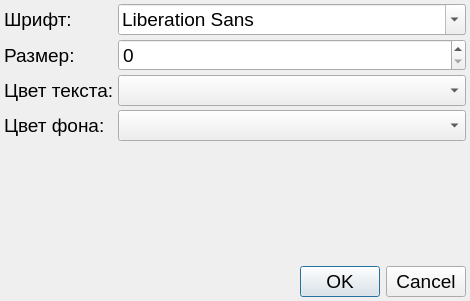
<?xml version="1.0" encoding="UTF-8"?>
<ui version="4.0">
 <class>SettingsDlg</class>
 <widget class="QDialog" name="SettingsDlg">
  <property name="geometry">
   <rect>
    <x>0</x>
    <y>0</y>
    <width>445</width>
    <height>301</height>
   </rect>
  </property>
  <property name="font">
   <font>
    <pointsize>14</pointsize>
   </font>
  </property>
  <property name="windowTitle">
   <string>Настройки</string>
  </property>
  <layout class="QGridLayout" name="gridLayout">
   <property name="leftMargin">
    <number>4</number>
   </property>
   <property name="topMargin">
    <number>4</number>
   </property>
   <property name="rightMargin">
    <number>4</number>
   </property>
   <property name="bottomMargin">
    <number>4</number>
   </property>
   <property name="spacing">
    <number>4</number>
   </property>
   <item row="6" column="2">
    <widget class="QComboBox" name="combo_color">
     <property name="enabled">
      <bool>true</bool>
     </property>
    </widget>
   </item>
   <item row="2" column="2">
    <widget class="QSpinBox" name="spin_size">
     <property name="enabled">
      <bool>true</bool>
     </property>
    </widget>
   </item>
   <item row="2" column="1">
    <widget class="QLabel" name="label_size">
     <property name="text">
      <string>Размер:</string>
     </property>
    </widget>
   </item>
   <item row="1" column="2">
    <widget class="QFontComboBox" name="combo_font">
     <property name="enabled">
      <bool>true</bool>
     </property>
    </widget>
   </item>
   <item row="6" column="1">
    <widget class="QLabel" name="label_color">
     <property name="text">
      <string>Цвет текста:</string>
     </property>
    </widget>
   </item>
   <item row="9" column="1" colspan="2">
    <widget class="QDialogButtonBox" name="buttonBox">
     <property name="orientation">
      <enum>Qt::Horizontal</enum>
     </property>
     <property name="standardButtons">
      <set>QDialogButtonBox::Cancel|QDialogButtonBox::Ok</set>
     </property>
    </widget>
   </item>
   <item row="8" column="2">
    <spacer name="verticalSpacer">
     <property name="orientation">
      <enum>Qt::Vertical</enum>
     </property>
     <property name="sizeHint" stdset="0">
      <size>
       <width>20</width>
       <height>40</height>
      </size>
     </property>
    </spacer>
   </item>
   <item row="1" column="1">
    <widget class="QLabel" name="label_font">
     <property name="text">
      <string>Шрифт:</string>
     </property>
    </widget>
   </item>
   <item row="7" column="2">
    <widget class="QComboBox" name="combo_background_color"/>
   </item>
   <item row="7" column="1">
    <widget class="QLabel" name="label_background_color">
     <property name="text">
      <string>Цвет фона:</string>
     </property>
    </widget>
   </item>
  </layout>
 </widget>
 <resources/>
 <connections>
  <connection>
   <sender>buttonBox</sender>
   <signal>accepted()</signal>
   <receiver>SettingsDlg</receiver>
   <slot>accept()</slot>
   <hints>
    <hint type="sourcelabel">
     <x>248</x>
     <y>254</y>
    </hint>
    <hint type="destinationlabel">
     <x>157</x>
     <y>274</y>
    </hint>
   </hints>
  </connection>
  <connection>
   <sender>buttonBox</sender>
   <signal>rejected()</signal>
   <receiver>SettingsDlg</receiver>
   <slot>reject()</slot>
   <hints>
    <hint type="sourcelabel">
     <x>316</x>
     <y>260</y>
    </hint>
    <hint type="destinationlabel">
     <x>286</x>
     <y>274</y>
    </hint>
   </hints>
  </connection>
 </connections>
</ui>
